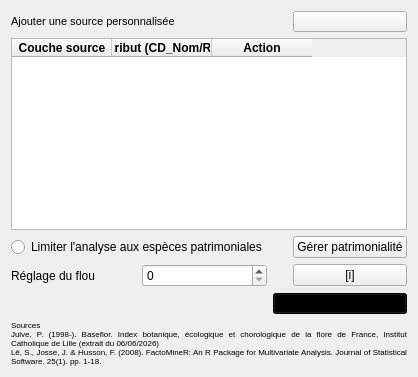
      <widget class="QWidget" name="TabBotazou">
       <attribute name="title">
        <string>Botazou</string>
       </attribute>
       <layout class="QGridLayout" name="gridLayout_4">
        <item row="3" column="3">
         <widget class="QPushButton" name="pBPatriBotazou">
          <property name="text">
           <string>Gérer patrimonialité</string>
          </property>
         </widget>
        </item>
        <item row="3" column="0" colspan="2">
         <widget class="QRadioButton" name="rBPatriBotazou">
          <property name="text">
           <string>Limiter l'analyse aux espèces patrimoniales</string>
          </property>
         </widget>
        </item>
        <item row="6" column="0" colspan="4">
         <widget class="QLabel" name="labelJulve">
          <property name="font">
           <font>
            <pointsize>6</pointsize>
           </font>
          </property>
          <property name="text">
           <string>Sources 
Julve, P. (1998-). Baseflor. Index botanique, écologique et chorologique de la flore de France, Institut Catholique de Lille (extrait du 06/06/2026) 
Lê, S., Josse, J. &amp; Husson, F. (2008). FactoMineR: An R Package for Multivariate Analysis. Journal of Statistical Software. 25(1). pp. 1-18. </string>
          </property>
          <property name="alignment">
           <set>Qt::AlignJustify|Qt::AlignVCenter</set>
          </property>
          <property name="wordWrap">
           <bool>true</bool>
          </property>
         </widget>
        </item>
        <item row="1" column="3">
         <widget class="QPushButton" name="btnAddLayerRowBotazou">
          <property name="font">
           <font>
            <pointsize>8</pointsize>
            <weight>75</weight>
            <bold>true</bold>
           </font>
          </property>
          <property name="styleSheet">
           <string notr="true"/>
          </property>
          <property name="text">
           <string/>
          </property>
          <property name="icon">
           <iconset>
            <normaloff>misc/data-add.png</normaloff>misc/data-add.png</iconset>
          </property>
         </widget>
        </item>
        <item row="4" column="0">
         <widget class="QLabel" name="labelFuzzyBotazou">
          <property name="text">
           <string>Réglage du flou</string>
          </property>
         </widget>
        </item>
        <item row="4" column="3">
         <widget class="QPushButton" name="pBInfoFuzzyBotazou">
          <property name="text">
           <string>[i]</string>
          </property>
         </widget>
        </item>
        <item row="5" column="2" colspan="2">
         <widget class="QPushButton" name="btnRunBotazou">
          <property name="palette">
           <palette>
            <active>
             <colorrole role="WindowText">
              <brush brushstyle="SolidPattern">
               <color alpha="255">
                <red>0</red>
                <green>0</green>
                <blue>0</blue>
               </color>
              </brush>
             </colorrole>
             <colorrole role="Button">
              <brush brushstyle="LinearGradientPattern">
               <gradient startx="0.000000000000000" starty="0.000000000000000" endx="0.000000000000000" endy="1.000000000000000" type="LinearGradient" spread="PadSpread" coordinatemode="ObjectBoundingMode">
                <gradientstop position="0.000000000000000">
                 <color alpha="255">
                  <red>71</red>
                  <green>158</green>
                  <blue>128</blue>
                 </color>
                </gradientstop>
                <gradientstop position="1.000000000000000">
                 <color alpha="255">
                  <red>61</red>
                  <green>140</green>
                  <blue>112</blue>
                 </color>
                </gradientstop>
               </gradient>
              </brush>
             </colorrole>
             <colorrole role="Text">
              <brush brushstyle="SolidPattern">
               <color alpha="255">
                <red>0</red>
                <green>0</green>
                <blue>0</blue>
               </color>
              </brush>
             </colorrole>
             <colorrole role="ButtonText">
              <brush brushstyle="SolidPattern">
               <color alpha="255">
                <red>0</red>
                <green>0</green>
                <blue>0</blue>
               </color>
              </brush>
             </colorrole>
             <colorrole role="Base">
              <brush brushstyle="LinearGradientPattern">
               <gradient startx="0.000000000000000" starty="0.000000000000000" endx="0.000000000000000" endy="1.000000000000000" type="LinearGradient" spread="PadSpread" coordinatemode="ObjectBoundingMode">
                <gradientstop position="0.000000000000000">
                 <color alpha="255">
                  <red>71</red>
                  <green>158</green>
                  <blue>128</blue>
                 </color>
                </gradientstop>
                <gradientstop position="1.000000000000000">
                 <color alpha="255">
                  <red>61</red>
                  <green>140</green>
                  <blue>112</blue>
                 </color>
                </gradientstop>
               </gradient>
              </brush>
             </colorrole>
             <colorrole role="Window">
              <brush brushstyle="LinearGradientPattern">
               <gradient startx="0.000000000000000" starty="0.000000000000000" endx="0.000000000000000" endy="1.000000000000000" type="LinearGradient" spread="PadSpread" coordinatemode="ObjectBoundingMode">
                <gradientstop position="0.000000000000000">
                 <color alpha="255">
                  <red>71</red>
                  <green>158</green>
                  <blue>128</blue>
                 </color>
                </gradientstop>
                <gradientstop position="1.000000000000000">
                 <color alpha="255">
                  <red>61</red>
                  <green>140</green>
                  <blue>112</blue>
                 </color>
                </gradientstop>
               </gradient>
              </brush>
             </colorrole>
             <colorrole role="PlaceholderText">
              <brush brushstyle="SolidPattern">
               <color alpha="128">
                <red>0</red>
                <green>0</green>
                <blue>0</blue>
               </color>
              </brush>
             </colorrole>
            </active>
            <inactive>
             <colorrole role="WindowText">
              <brush brushstyle="SolidPattern">
               <color alpha="255">
                <red>0</red>
                <green>0</green>
                <blue>0</blue>
               </color>
              </brush>
             </colorrole>
             <colorrole role="Button">
              <brush brushstyle="LinearGradientPattern">
               <gradient startx="0.000000000000000" starty="0.000000000000000" endx="0.000000000000000" endy="1.000000000000000" type="LinearGradient" spread="PadSpread" coordinatemode="ObjectBoundingMode">
                <gradientstop position="0.000000000000000">
                 <color alpha="255">
                  <red>71</red>
                  <green>158</green>
                  <blue>128</blue>
                 </color>
                </gradientstop>
                <gradientstop position="1.000000000000000">
                 <color alpha="255">
                  <red>61</red>
                  <green>140</green>
                  <blue>112</blue>
                 </color>
                </gradientstop>
               </gradient>
              </brush>
             </colorrole>
             <colorrole role="Text">
              <brush brushstyle="SolidPattern">
               <color alpha="255">
                <red>0</red>
                <green>0</green>
                <blue>0</blue>
               </color>
              </brush>
             </colorrole>
             <colorrole role="ButtonText">
              <brush brushstyle="SolidPattern">
               <color alpha="255">
                <red>0</red>
                <green>0</green>
                <blue>0</blue>
               </color>
              </brush>
             </colorrole>
             <colorrole role="Base">
              <brush brushstyle="LinearGradientPattern">
               <gradient startx="0.000000000000000" starty="0.000000000000000" endx="0.000000000000000" endy="1.000000000000000" type="LinearGradient" spread="PadSpread" coordinatemode="ObjectBoundingMode">
                <gradientstop position="0.000000000000000">
                 <color alpha="255">
                  <red>71</red>
                  <green>158</green>
                  <blue>128</blue>
                 </color>
                </gradientstop>
                <gradientstop position="1.000000000000000">
                 <color alpha="255">
                  <red>61</red>
                  <green>140</green>
                  <blue>112</blue>
                 </color>
                </gradientstop>
               </gradient>
              </brush>
             </colorrole>
             <colorrole role="Window">
              <brush brushstyle="LinearGradientPattern">
               <gradient startx="0.000000000000000" starty="0.000000000000000" endx="0.000000000000000" endy="1.000000000000000" type="LinearGradient" spread="PadSpread" coordinatemode="ObjectBoundingMode">
                <gradientstop position="0.000000000000000">
                 <color alpha="255">
                  <red>71</red>
                  <green>158</green>
                  <blue>128</blue>
                 </color>
                </gradientstop>
                <gradientstop position="1.000000000000000">
                 <color alpha="255">
                  <red>61</red>
                  <green>140</green>
                  <blue>112</blue>
                 </color>
                </gradientstop>
               </gradient>
              </brush>
             </colorrole>
             <colorrole role="PlaceholderText">
              <brush brushstyle="SolidPattern">
               <color alpha="128">
                <red>0</red>
                <green>0</green>
                <blue>0</blue>
               </color>
              </brush>
             </colorrole>
            </inactive>
            <disabled>
             <colorrole role="WindowText">
              <brush brushstyle="SolidPattern">
               <color alpha="76">
                <red>0</red>
                <green>0</green>
                <blue>0</blue>
               </color>
              </brush>
             </colorrole>
             <colorrole role="Button">
              <brush brushstyle="SolidPattern">
               <color alpha="12">
                <red>0</red>
                <green>0</green>
                <blue>0</blue>
               </color>
              </brush>
             </colorrole>
             <colorrole role="Text">
              <brush brushstyle="SolidPattern">
               <color alpha="76">
                <red>0</red>
                <green>0</green>
                <blue>0</blue>
               </color>
              </brush>
             </colorrole>
             <colorrole role="ButtonText">
              <brush brushstyle="SolidPattern">
               <color alpha="76">
                <red>0</red>
                <green>0</green>
                <blue>0</blue>
               </color>
              </brush>
             </colorrole>
             <colorrole role="Base">
              <brush brushstyle="SolidPattern">
               <color alpha="12">
                <red>0</red>
                <green>0</green>
                <blue>0</blue>
               </color>
              </brush>
             </colorrole>
             <colorrole role="Window">
              <brush brushstyle="SolidPattern">
               <color alpha="12">
                <red>0</red>
                <green>0</green>
                <blue>0</blue>
               </color>
              </brush>
             </colorrole>
             <colorrole role="PlaceholderText">
              <brush brushstyle="SolidPattern">
               <color alpha="38">
                <red>0</red>
                <green>0</green>
                <blue>0</blue>
               </color>
              </brush>
             </colorrole>
            </disabled>
           </palette>
          </property>
          <property name="font">
           <font>
            <pointsize>8</pointsize>
            <weight>75</weight>
            <bold>true</bold>
           </font>
          </property>
          <property name="styleSheet">
           <string notr="true"/>
          </property>
          <property name="text">
           <string>Démarrer traitement</string>
          </property>
         </widget>
        </item>
        <item row="2" column="0" colspan="4">
         <widget class="QTableWidget" name="tableBotazou">
          <property name="autoFillBackground">
           <bool>false</bool>
          </property>
          <property name="editTriggers">
           <set>QAbstractItemView::NoEditTriggers</set>
          </property>
          <property name="selectionMode">
           <enum>QAbstractItemView::NoSelection</enum>
          </property>
          <column>
           <property name="text">
            <string>Couche source</string>
           </property>
           <property name="font">
            <font>
             <weight>75</weight>
             <bold>true</bold>
            </font>
           </property>
          </column>
          <column>
           <property name="text">
            <string>Attribut (CD_Nom/Ref)</string>
           </property>
           <property name="font">
            <font>
             <weight>75</weight>
             <bold>true</bold>
            </font>
           </property>
          </column>
          <column>
           <property name="text">
            <string>Action</string>
           </property>
           <property name="font">
            <font>
             <weight>75</weight>
             <bold>true</bold>
            </font>
           </property>
          </column>
         </widget>
        </item>
        <item row="4" column="1">
         <widget class="QSpinBox" name="spinBoxFuzzyBotazou"/>
        </item>
        <item row="1" column="0" colspan="2">
         <widget class="QLabel" name="labelAddDataBotazou">
          <property name="font">
           <font>
            <pointsize>8</pointsize>
            <weight>50</weight>
            <bold>false</bold>
           </font>
          </property>
          <property name="text">
           <string>Ajouter une source personnalisée</string>
          </property>
          <property name="wordWrap">
           <bool>true</bool>
          </property>
         </widget>
        </item>
       </layout>
      </widget>
